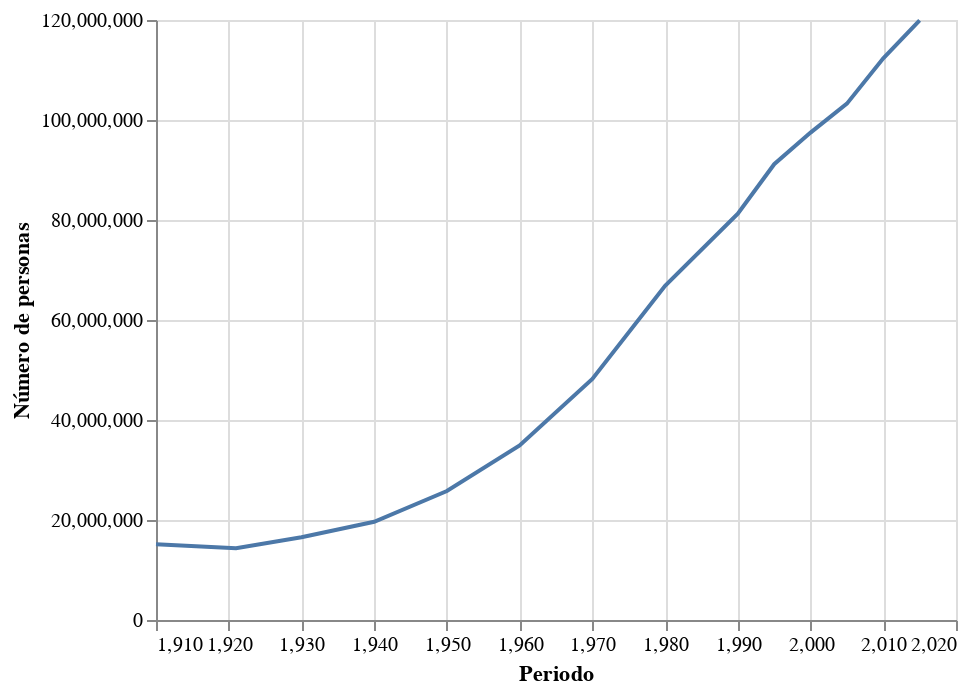

Notebook code for this chart:
### Markdown cell above
## Visualización

### Code cell
alt.Chart(datos).mark_line().encode(
    x = 'Periodo',
    y = 'Número de personas',
)

### Figure 1 — Vega-Lite specification as saved in the notebook (floating-point values rounded to 4 significant figures)
{"$schema": "https://vega.github.io/schema/vega-lite/v2.6.0.json", "config": {"view": {"height": 300, "width": 400}}, "data": {"name": "data-cf3d660dcf7d8fe1659bd5f2e283e349"}, "datasets": {"data-cf3d660dcf7d8fe1659bd5f2e283e349": [{"Número de personas": 15160369, "Periodo": 1910}, {"Número de personas": 14334780, "Periodo": 1921}, {"Número de personas": 16552722, "Periodo": 1930}, {"Número de personas": 19653552, "Periodo": 1940}, {"Número de personas": 25791017, "Periodo": 1950}, {"Número de personas": 34923129, "Periodo": 1960}, {"Número de personas": 48225238, "Periodo": 1970}, {"Número de personas": 66846833, "Periodo": 1980}, {"Número de personas": 81249645, "Periodo": 1990}, {"Número de personas": 91158290, "Periodo": 1995}, {"Número de personas": 97483412, "Periodo": 2000}, {"Número de personas": 103263388, "Periodo": 2005}, {"Número de personas": 112336538, "Periodo": 2010}, {"Número de personas": 119938473, "Periodo": 2015}]}, "encoding": {"x": {"field": "Periodo", "type": "quantitative"}, "y": {"field": "Número de personas", "type": "quantitative"}}, "mark": "line"}
